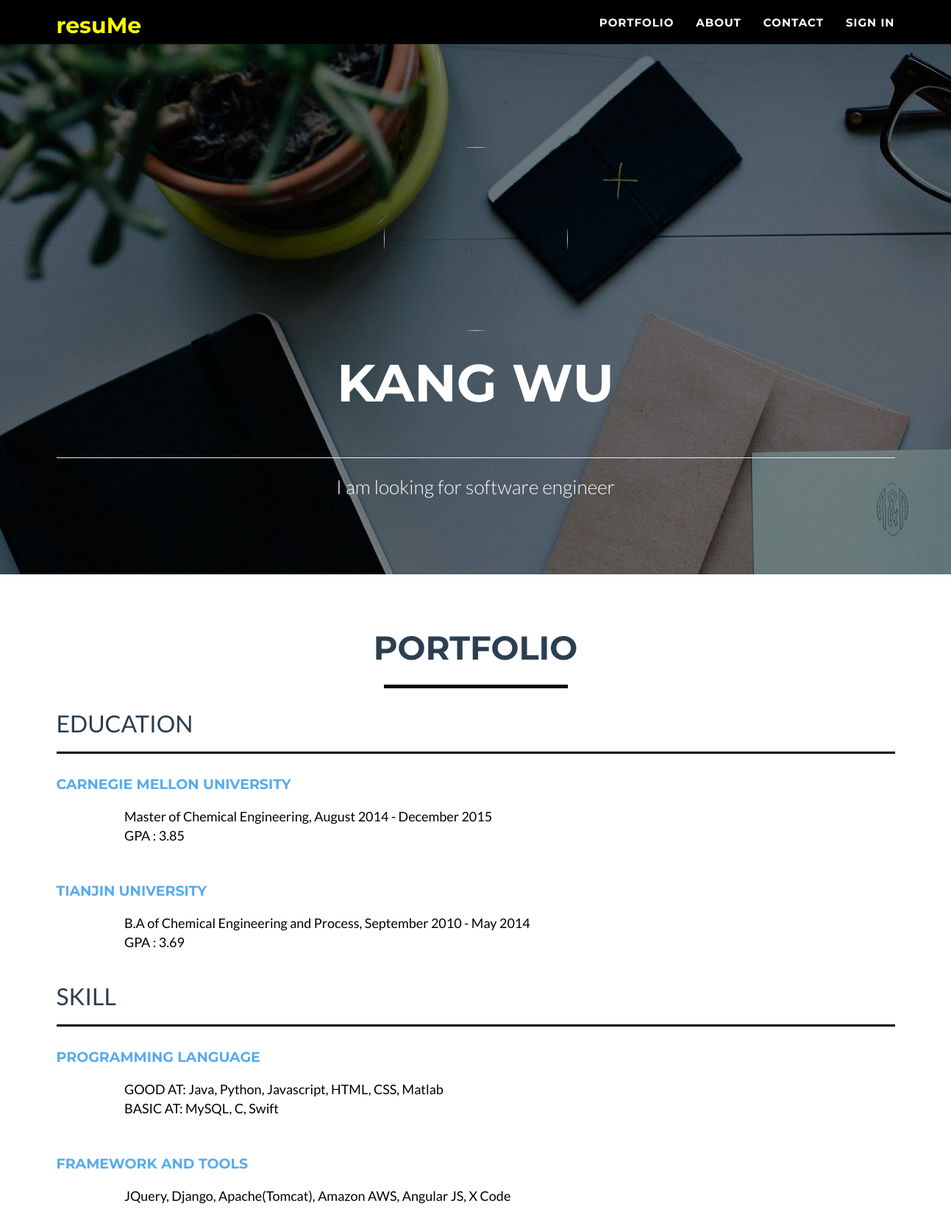
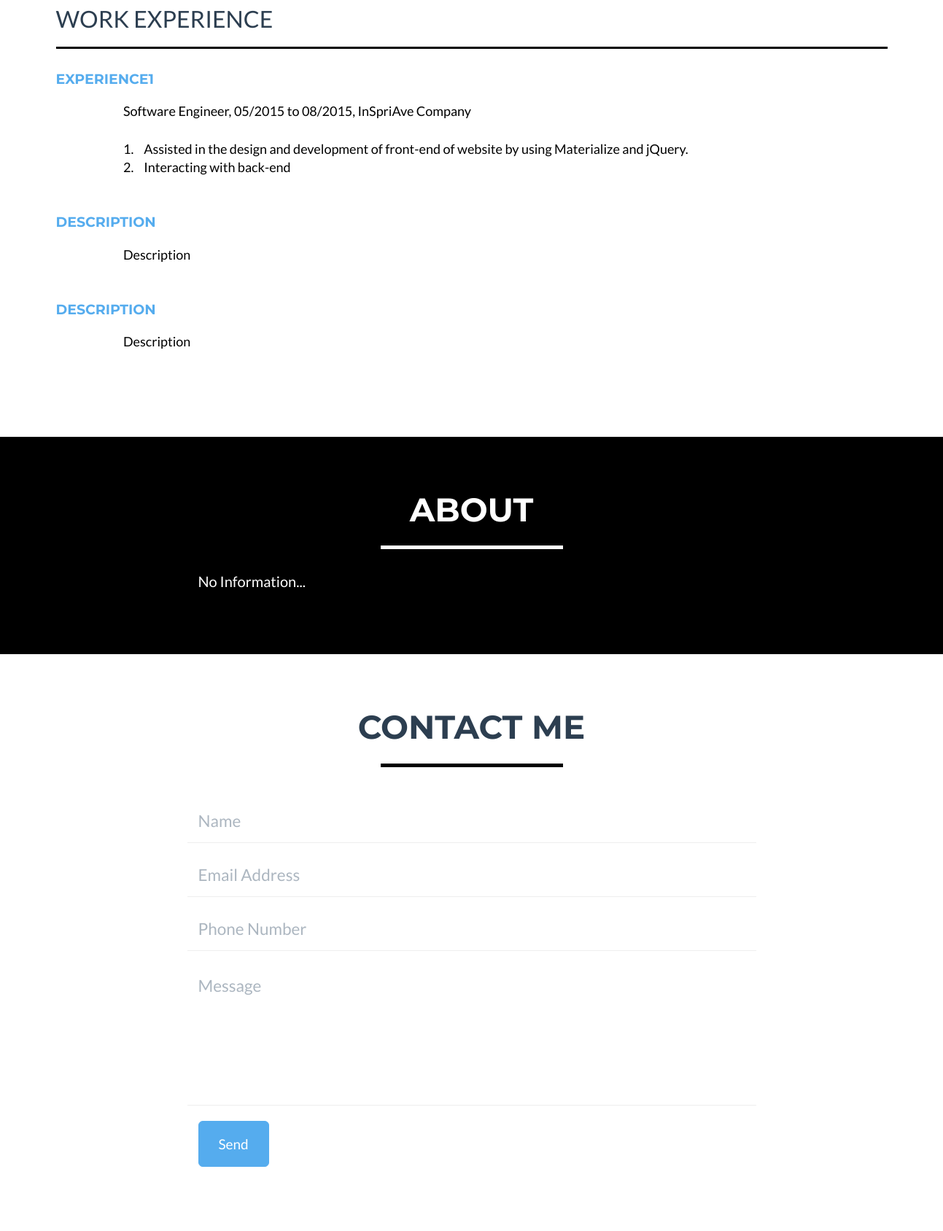
The app's page /resuMe/resume/1 (upper part) with its own data (2 pictures, top to bottom).
### resuMe/models.py (models this page shows, shortened)
class UserInfo(models.Model):
    user = models.OneToOneField(User)
    photo = models.ImageField(upload_to="./", blank=True, default='Doge.jpeg')
    summary = models.CharField(max_length=200, default='Take a look at my resume!')
    phone = models.IntegerField(default=0)
    address = models.CharField(max_length=50, default='No provided')
    profile_background = models.ImageField(upload_to="pictures")
    created_at = models.DateTimeField(default=datetime.datetime.now())
    click_count = models.IntegerField(default=0)
    about = models.CharField(max_length=500, default='No Information...')
    edited = models.BooleanField(default=False)
    def click(self):
        self.click_count += 1

class Block(models.Model):
    user = models.ForeignKey(User)
    title = models.CharField(max_length=40)
    index = models.IntegerField(default=0)

class BlockContent(models.Model):
    block = models.ForeignKey(Block)
    sub_title = models.CharField(max_length=40, blank=True, default="Description")
    content = models.CharField(max_length=200, blank=True, default="Description")
    url = models.URLField(blank=True, default="")
    index = models.IntegerField(default=0)

### resuMe/views.py (the view)
# urls.py: url(r'^resuMe/resume/(?P<id>\d+)$', 'resuMe.views.resume',name="readResume"),
def resume(request, id):
    context = {}
    homeUser = get_object_or_404(User, id=id)
    context['user'] = request.user
    uInfo = get_object_or_404(UserInfo, user=homeUser)
    uInfo.click()
    context['userInfo'] = uInfo
    resumeContent = {}
    blocks = Block.objects.all().filter(user=homeUser).order_by('index')
    context['blocks'] = blocks
    context['isEdit'] = 'false'
    for bb in blocks:
        contents = BlockContent.objects.all().filter(block=bb).order_by('index')
        resumeContent[bb.id] = contents
    context['resumeContent'] = resumeContent
    return render(request, 'Home.html', context)

### resuMe/templates/Home.html (shortened to what this page needs)
{% extends './NavBarTemplate.html' %}
{% block css %}
    <link href="/static/css/Home.css" rel="stylesheet">
{% endblock css %}
{% block bar-right %}
    <div class="collapse navbar-collapse" id="bs-example-navbar-collapse-1">
        <ul class="nav navbar-nav navbar-right">
            {% if isEdit != 'True' %}
                <li class="page-scroll">
                    <a href="#portfolio">Portfolio</a>
                </li>
                <li class="page-scroll">
                    <a href="#about">About</a>
                </li>
                <li class="page-scroll">
                    <a href="#contact">Contact</a>
                </li>
            {% endif %}
            {% if user.is_authenticated %}
                <li class="">
                    <a href="#" class="dropdown-toggle" data-toggle="dropdown" role="button"
                       aria-haspopup="true"
                       aria-expanded="false">{{ user }}<span class="caret"></span></a>
                    <ul class="dropdown-menu">
                        <li>
                            <a href="{% url 'resuMe.views.resume' userInfo.user.id %}">My Resume</a>
                        </li>
                        <li>
                            <a href="{% url 'resuMe.views.edit_resume' %}">Edit Resume</a>
                        </li>
                        <li><a href="/logout">Log Out</a></li>
                    </ul>
                </li>
            {% else %}
                <li>
                    <a href="/resuMe/login">Sign In</a>
                </li>
            {% endif %}
        </ul>
    </div>
{% endblock bar-right %}
{% block content %}
    <header>
        <div class="container">
            <div class="row">
                <div class="col-lg-12">
                    <img id="user-photo" class="img-circle" src="/resuMe/photo/{{ userInfo.user.id }}"
                         alt="">
                    <div class="intro-text">
                        <span class="name"
                              id="profile-name">{{ userInfo.user.first_name }} {{ userInfo.user.last_name }}</span>
                        <hr style="margin-top: 50px">
                        <span class="skills" id="profile-summary">{{ userInfo.summary }}</span>
                    </div>
                </div>
            </div>
        </div>
    </header>
    <section id="portfolio">
        <div class="container">
            <div class="row" id="append-after">
                <div class="col-lg-12 text-center">
                    <h2>Portfolio</h2>
                    <hr class="star-primary">
                </div>
            </div>
            {% for block in blocks %}
                <div block-id="{{ block.id }}" class="block" id="block-{{ block.id }}">
                    <span class="h2">{{ block.title }}</span>
                    <hr class="resumeSeperator">
                    {% for key, value in resumeContent.items %}
                        {% if key == block.id %}
                            {% for blockcontent in value %}
                                <div class="sub-block" blockcontent-id="{{ blockcontent.id }}">
                                    <div class="row title">
                                        <div class="col-sm-6 portfolio-item">
                                            <div>
                                                <a href="#portfolioModal1" class="portfolio-link" data-toggle="modal">
                                                    <h4 class="img-responsive"
                                                        id="sub-block-title-{{ blockcontent.id }}">
                                                        {{ blockcontent.sub_title }}
                                                    </h4>
                                                </a>
                                            </div>
                                        </div>
                                    </div>
                                    <div class="row content">
                                        <pre class="col-sm-offset-1"
                                             id="sub-block-content-{{ blockcontent.id }}">{{ blockcontent.content }}</pre>
                                    </div>
                                </div>
                                <br>
                            {% endfor %}
                        {% endif %}
                    {% endfor %}
                </div>
            {% endfor %}
        </div>
    </section>
    <section class="success" id="about">
        <div class="container">
            <div class="row">
                <div class="col-lg-12 text-center">
                    <h2>About</h2>
                    <hr class="star-light">
                </div>
            </div>
            <div class="row">
                <div class="col-lg-11 col-lg-offset-2">
                    <p id="about-content">{{ userInfo.about }}</p>
                </div>
            </div>
        </div>
    </section>
    <section id="contact">
        <div class="container">
            <div class="row">
                <div class="col-lg-12 text-center">
                    <h2>Contact Me</h2>
                    <hr class="star-primary">
                </div>
            </div>
            <div class="row">
                <div class="col-lg-8 col-lg-offset-2">
                    <div class="row control-group">
                        <div class="form-group col-xs-12 floating-label-form-group controls">
                            <input type="text" class="form-control" placeholder="Name" id="name">
                        </div>
                    </div>
                    <div class="row control-group">
                        <div class="form-group col-xs-12 floating-label-form-group controls">
                            <input type="email" class="form-control" placeholder="Email Address" id="email">
                        </div>
                    </div>
                    <div class="row control-group">
                        <div class="form-group col-xs-12 floating-label-form-group controls">
                            <input type="tel" class="form-control" placeholder="Phone Number" id="phone">
                        </div>
                    </div>
                    <div class="row control-group">
                        <div class="form-group col-xs-12 floating-label-form-group controls">
                            <textarea rows="5" class="form-control" placeholder="Message" id="message"></textarea>
                        </div>
                    </div>
                    <br>
                    <div class="row">
                        <div class="form-group col-xs-12">
                            <button id="email-submit" class="btn btn-success btn-lg">Send</button>
                        </div>
                    </div>
                </div>
            </div>
        </div>
    </section>
{% endblock content %}

### resuMe/templates/NavBarTemplate.html (shortened to what this page needs)
<!DOCTYPE html>
<html lang="en">
<head>
    {% load staticfiles %}
    <link href="{% static '/static/css/bootstrap.min.css' %}" rel="stylesheet">
    {% block css %}
    {% endblock css %}
    <link href="{% static '/static/font-awesome/css/font-awesome.min.css' %}" rel="stylesheet" type="text/css">
</head>
<body id="page-top" class="index">
<nav class="navbar navbar-default navbar-fixed-top">
    <div class="container">
        <div class="navbar-header page-scroll">
            <a class="navbar-brand navbar-word" href="/main">resuMe</a>
        </div>
        {% block bar-right %}
        {% endblock bar-right %}
    </div>
</nav>
{% block content %}
{% endblock content %}
</body>
</html>

### resuMe/static/css/Home.css (style rules this page uses)
.navbar { background-color: #000000; }
.navbar .navbar-word { color: yellow; }
body { overflow-x: hidden; }
p { font-size: 20px; }
a, a:hover, a:focus, a:active, a.active { outline: 0; color: #55acee; }
h1, h2, h3, h4, h5, h6 { text-transform: uppercase; font-family: Montserrat,"Helvetica Neue",Helvetica,Arial,sans-serif; font-weight: 700; }
hr.star-light, hr.star-primary { margin: 25px auto 30px; padding: 0; max-width: 250px; border: 0; border-top: solid 5px; text-align: center; }
hr.star-light:after, hr.star-primary:after { content: "\f005"; display: inline-block; position: relative; top: -.8em; padding: 0 .25em; font-family: FontAwesome; font-size: 2em; }
hr.star-light { border-color: #fff; }
hr.star-light:after { color: #fff; background-color: #000000; }
hr.star-primary { border-color: black; }
hr.star-primary:after { color: black; background-color: #fff; }
header { text-align: center; color: #fff; background-image: url("../img/intro-bg.jpg"); }
header .container { padding-top: 100px; padding-bottom: 50px; }
header img { display: block; margin: 0 auto 20px; width: 250px; height: 250px; }
header .intro-text .name { display: block; text-transform: uppercase; font-family: Montserrat,"Helvetica Neue",Helvetica,Arial,sans-serif; font-size: 2em; font-weight: 700; }
header .intro-text .skills { font-size: 1.25em; font-weight: 300; }
@media (min-width:768px) { header .container { padding-top: 200px; padding-bottom: 100px; } }
@media (min-width:768px) { header .intro-text .name { font-size: 4.75em; } }
@media (min-width:768px) { header .intro-text .skills { font-size: 1.75em; } }
@media (min-width:768px) { .navbar-fixed-top { padding: 0px 0; -webkit-transition: padding .3s; -moz-transition: padding .3s; transition: padding .3s; } }
@media (min-width:768px) { .navbar-fixed-top .navbar-brand { text-transform: none; font-size: 2em; -webkit-transition: all .3s; -moz-transition: all .3s; transition: all .3s; } }
.navbar { text-transform: uppercase; font-family: Montserrat,"Helvetica Neue",Helvetica,Arial,sans-serif; font-weight: 700; }
.navbar .navbar-nav { letter-spacing: 1px; }
.navbar-default, .navbar-inverse { border: 0; }
section { padding: 75px 0; }
section h2 { margin: 0; font-size: 3em; }
section.success { color: #fff; background: #000000; }
#portfolio .portfolio-item { right: 0; margin: 0 0 0px; border: none; }
#portfolio .portfolio-item .portfolio-link { display: block; position: relative; margin: 0 auto; width: auto; }
@media (min-width:767px) { #portfolio .portfolio-item { margin: 0 0 0px; } }
.floating-label-form-group { position: relative; margin-bottom: 0; padding-bottom: .5em; border-bottom: 1px solid #eee; }
.floating-label-form-group input, .floating-label-form-group textarea { z-index: 1; position: relative; padding-right: 0; padding-left: 0; border: 0; border-radius: 0; font-size: 1.5em; background: 0 0; box-shadow: none!important; resize: none; }
.resumeSeperator { border-width: 3px; border-color: #000000; }
pre { background-color:white; border: none; color: black; font-family: "Lato","Helvetica Neue",Helvetica,Arial,sans-serif; font-size: large; }
h4.img-responsive { white-space: nowrap; }

### records on screen
UserInfo: user.first_name "KANG", user.last_name "WU", summary "I am looking for software engineer", about "No Information..."
Block: title "EDUCATION"
BlockContent: sub_title "CARNEGIE MELLON UNIVERSITY", content "Master of Chemical Engineering, August 2014 - December 2015 GPA : 3.85"
BlockContent: sub_title "TIANJIN UNIVERSITY", content "B.A of Chemical Engineering and Process, September 2010 - May 2014 GPA : 3.69"
Block: title "SKILL"
BlockContent: sub_title "PROGRAMMING LANGUAGE", content "GOOD AT: Java, Python, Javascript, HTML, CSS, Matlab BASIC AT: MySQL, C, Swift"
BlockContent: sub_title "FRAMEWORK AND TOOLS", content "JQuery, Django, Apache(Tomcat), Amazon AWS, Angular JS, X Code"
Block: title "WORK EXPERIENCE"
BlockContent: sub_title "EXPERIENCE1", content "Software Engineer, 05/2015 to 08/2015, InSpriAve Company 1. Assisted in the design and development of front-end of website by using Materialize and jQuery. 2. Interacting with back-end"
BlockContent: sub_title "DESCRIPTION", content "Description"
BlockContent: sub_title "DESCRIPTION", content "Description"
